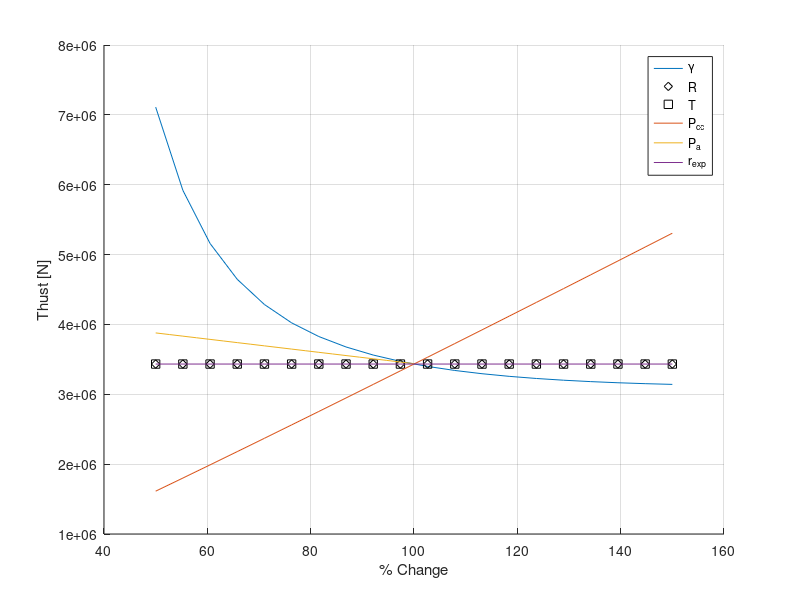
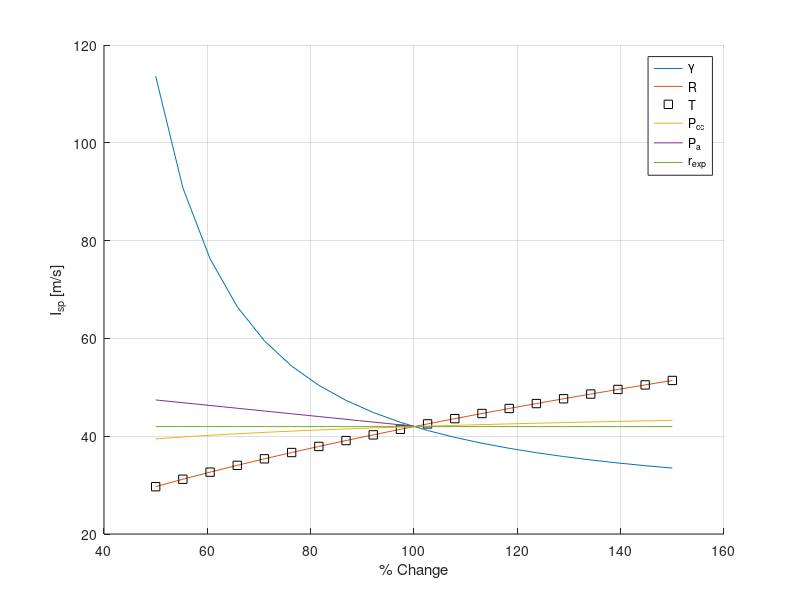
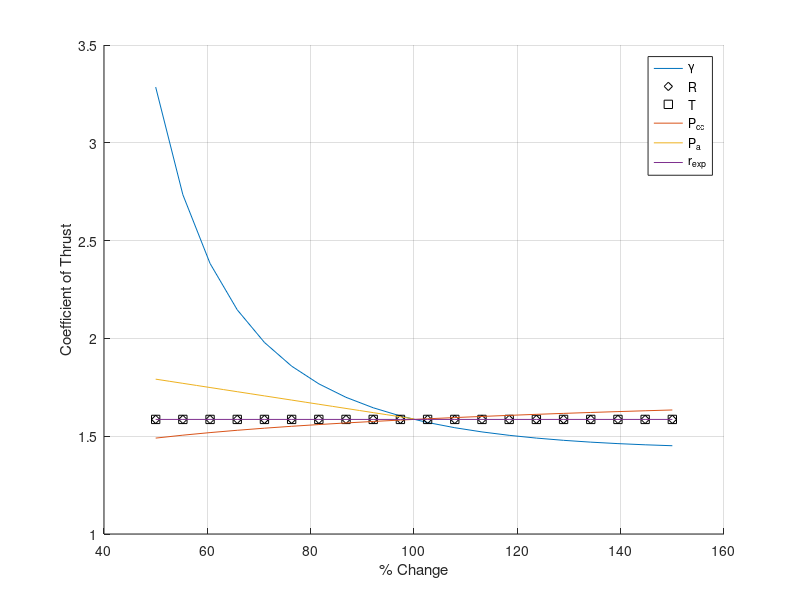
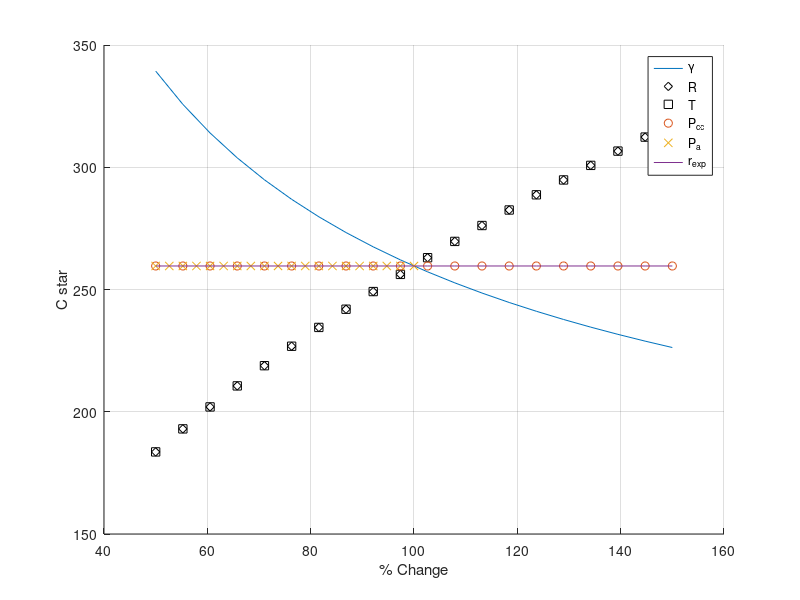

The MATLAB script that drew these images, in order:
%% FYP Engine Parameter Sensitivity Analysis
clear 
clc
close all

%% Defaults
% Based on A-1 sample engine from Huzel and Huang
R_def = 0.815;
gamma_def = 1.22;
T_def = 3588;
Pcc_def = 6.89e6; %bar
Pa_def = 101325;
exp_def = 14;
g = 9.81;
At = 0.314193;
n = 20;
Pe = ones(1,n)*101325;

%gamma loop: 1 - 2
R = R_def*ones(1,n);
T = T_def*ones(1,n);
pcc = Pcc_def*ones(1,n);
pa = Pa_def*ones(1,n);
exp = exp_def*ones(1,n);

gamma = linspace(gamma_def*0.5,gamma_def*1.5,n);
for i = 1:n  
    
    gamma_struct.c_star(i) = sqrt(g*gamma(i)*R(i)*T(i))/(gamma(i)*sqrt((2/(gamma(i)+1))^((gamma(i)+1)/(gamma(i)-1))));

    gamma_struct.Cf(i) = sqrt(((2*gamma(i)^2)/(gamma(i)-1))*((2/(gamma(i)+1))^((gamma(i)+1)/(gamma(i)-1)))*(1-(Pe(i)/pcc(i))^((gamma(i)-1)/gamma(i))))+exp(i)*((Pe(i)-pa(i))/pcc(i));

    gamma_struct.F(i) = pcc(i)*At*gamma_struct.Cf(i);

    gamma_struct.Isp(i) = (gamma_struct.c_star(i)*gamma_struct.Cf(i))/g;

end

% R loop: 100 - 400

%R = R_def*ones(1,100);
T = T_def*ones(1,n);
pcc = Pcc_def*ones(1,n);
pa = Pa_def*ones(1,n);
exp = exp_def*ones(1,n);
gamma = gamma_def*ones(1,n);

R = linspace(R_def*0.5,R_def*1.5,n);

for i = 1:n  
    
    R_struct.c_star(i) = sqrt(g*gamma(i)*R(i)*T(i)) / (gamma(i)*sqrt((2/(gamma(i)+1))^((gamma(i)+1)/(gamma(i)-1)) ));

    R_struct.Cf(i) = sqrt(((2*gamma(i)^2)/(gamma(i)-1))*((2/(gamma(i)+1))^((gamma(i)+1)/(gamma(i)-1)))*(1-(pa(i)/pcc(i))^((gamma(i)-1)/gamma(i))))+exp(i)*((Pe(i)-pa(i))/pcc(i));

    R_struct.F(i) = pcc(i)*At*R_struct.Cf(i);

    R_struct.Isp(i) = (R_struct.c_star(i)*R_struct.Cf(i))/g;

end

% T loop 2500 - 6500 k
R = R_def*ones(1,n);
%T = T_def*ones(1,100);
pcc = Pcc_def*ones(1,n);
pa = Pa_def*ones(1,n);
exp = exp_def*ones(1,n);
gamma = gamma_def*ones(1,n);

T = linspace(T_def*0.5,T_def*1.5,n);

for i = 1:n  
    
    T_struct.c_star(i) = sqrt(g*gamma(i)*R(i)*T(i))/(gamma(i)*sqrt((2/(gamma(i)+1))^((gamma(i)+1)/(gamma(i)-1))));

    T_struct.Cf(i) = sqrt(((2*gamma(i)^2)/(gamma(i)-1))*((2/(gamma(i)+1))^((gamma(i)+1)/(gamma(i)-1)))*(1-(Pe(i)/pcc(i))^((gamma(i)-1)/gamma(i))))+exp(i)*((Pe(i)-pa(i))/pcc(i));

    T_struct.F(i) = pcc(i)*At*T_struct.Cf(i);

    T_struct.Isp(i) = (T_struct.c_star(i)*T_struct.Cf(i))/g;

end

% Pcc loop 1 - 300 bar
R = R_def*ones(1,n);
T = T_def*ones(1,n);
%pcc = Pcc_def*ones(1,100);
pa = Pa_def*ones(1,n);
exp = exp_def*ones(1,n);
gamma = gamma_def*ones(1,n);

pcc = linspace(Pcc_def*0.5,Pcc_def*1.5,n);

for i = 1:n  
    
    Pcc_struct.c_star(i) = sqrt(g*gamma(i)*R(i)*T(i))/(gamma(i)*sqrt((2/(gamma(i)+1))^((gamma(i)+1)/(gamma(i)-1))));

    Pcc_struct.Cf(i) = sqrt(((2*gamma(i)^2)/(gamma(i)-1))*((2/(gamma(i)+1))^((gamma(i)+1)/(gamma(i)-1)))*(1-(Pe(i)/pcc(i))^((gamma(i)-1)/gamma(i))))+exp(i)*((Pe(i)-pa(i))/pcc(i));

    Pcc_struct.F(i) = pcc(i)*At*Pcc_struct.Cf(i);

    Pcc_struct.Isp(i) = (Pcc_struct.c_star(i)*Pcc_struct.Cf(i))/g;

end

% Pa loop 0 - 1 bar
R = R_def*ones(1,n);
T = T_def*ones(1,n);
pcc = Pcc_def*ones(1,n);
%Pa = Pa_def*ones(1,100);
exp = exp_def*ones(1,n);
gamma = gamma_def*ones(1,n);

pa = linspace(0,1e5,n);

for i = 1:n
    
    Pa_struct.c_star(i) = sqrt(g*gamma(i)*R(i)*T(i))/(gamma(i)*sqrt((2/(gamma(i)+1))^((gamma(i)+1)/(gamma(i)-1))));

    Pa_struct.Cf(i) = sqrt(((2*gamma(i)^2)/(gamma(i)-1))*((2/(gamma(i)+1))^((gamma(i)+1)/(gamma(i)-1)))*(1-(Pe(i)/pcc(i))^((gamma(i)-1)/gamma(i))))+exp(i)*((Pe(i)-pa(i))/pcc(i));

    Pa_struct.F(i) = pcc(i)*At*Pa_struct.Cf(i);

    Pa_struct.Isp(i) = (Pa_struct.c_star(i)*Pa_struct.Cf(i))/g;

end

%exp loop 3 - 100;
R = R_def*ones(1,n);
T = T_def*ones(1,n);
pcc = Pcc_def*ones(1,n);
pa = Pa_def*ones(1,n);
%exp = exp_def*ones(1,100);
gamma = gamma_def*ones(1,n);

exp = linspace(exp_def*0.5,exp_def*1.5,n);

for i = 1:n 
    
    exp_struct.c_star(i) = sqrt(g*gamma(i)*R(i)*T(i))/(gamma(i)*sqrt((2/(gamma(i)+1))^((gamma(i)+1)/(gamma(i)-1))));

    exp_struct.Cf(i) = sqrt(((2*gamma(i)^2)/(gamma(i)-1))*((2/(gamma(i)+1))^((gamma(i)+1)/(gamma(i)-1)))*(1-(Pe(i)/pcc(i))^((gamma(i)-1)/gamma(i))))+exp(i)*((Pe(i)-pa(i))/pcc(i));

    exp_struct.F(i) = pcc(i)*At*exp_struct.Cf(i);

    exp_struct.Isp(i) = (exp_struct.c_star(i)*exp_struct.Cf(i))/g;

end

x_arr = linspace(50,150,n);
x_arr2 = linspace(50,100,n);

figure(1)
hold on
plot(x_arr,gamma_struct.F)
plot(x_arr,R_struct.F,'dk')
plot(x_arr,T_struct.F,'sk')
plot(x_arr,Pcc_struct.F)
plot(x_arr2,Pa_struct.F)
plot(x_arr,exp_struct.F)
legend('\gamma','R','T','P_{cc}','P_{a}','r_{exp}')
hold off 
grid on
xlabel('% Change')
ylabel('Thust [N]')


figure(2)
hold on
plot(x_arr,gamma_struct.Isp)
plot(x_arr,R_struct.Isp)
plot(x_arr,T_struct.Isp,'sk')
plot(x_arr,Pcc_struct.Isp)
plot(x_arr2,Pa_struct.Isp)
plot(x_arr,exp_struct.Isp)
legend('\gamma','R','T','P_{cc}','P_{a}','r_{exp}')
hold off 
xlabel('% Change')
ylabel('I_{sp} [m/s]')
grid on

figure(3)
hold on
plot(x_arr,gamma_struct.Cf)
plot(x_arr,R_struct.Cf,'dk')
plot(x_arr,T_struct.Cf,'sk')
plot(x_arr,Pcc_struct.Cf)
plot(x_arr2,Pa_struct.Cf)
plot(x_arr,exp_struct.Cf)
legend('\gamma','R','T','P_{cc}','P_{a}','r_{exp}')
hold off 
xlabel('% Change')
ylabel('Coefficient of Thrust')
grid on

figure(4)
hold on
plot(x_arr,gamma_struct.c_star)
plot(x_arr,R_struct.c_star,'dk')
plot(x_arr,T_struct.c_star,'sk')
plot(x_arr,Pcc_struct.c_star,'o')
plot(x_arr2,Pa_struct.c_star,'x')
plot(x_arr,exp_struct.c_star)
legend('\gamma','R','T','P_{cc}','P_{a}','r_{exp}')
hold off 
xlabel('% Change')
ylabel('C star')
grid on



